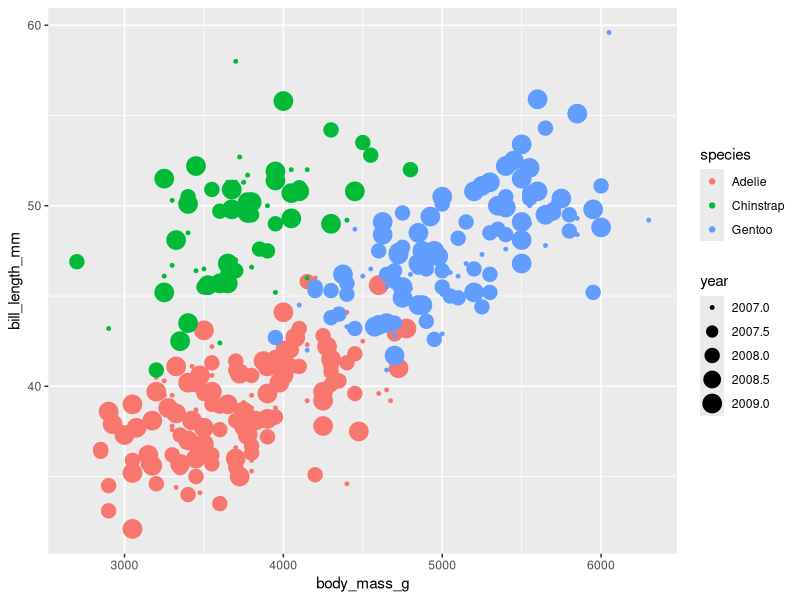
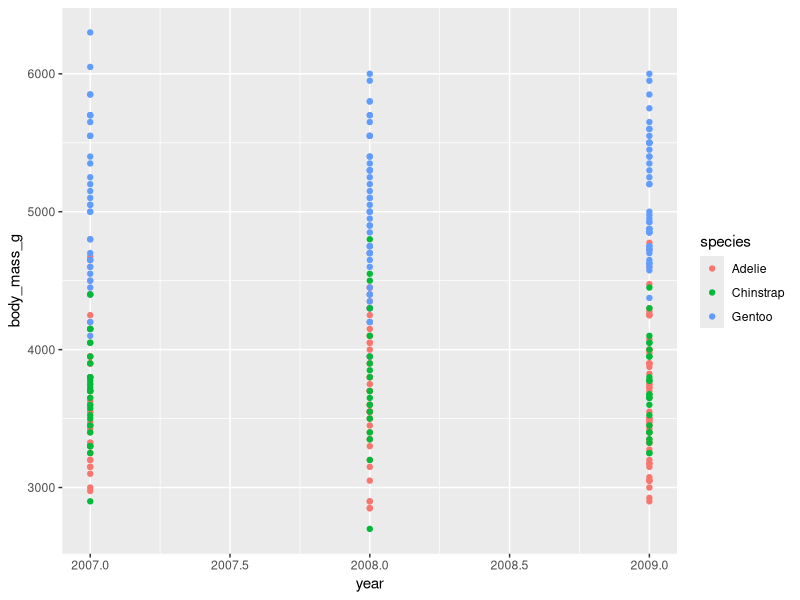
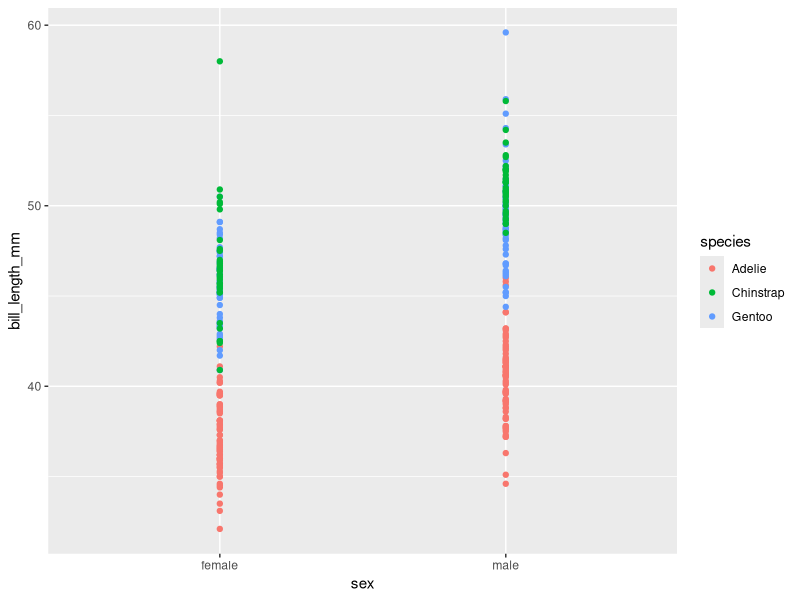
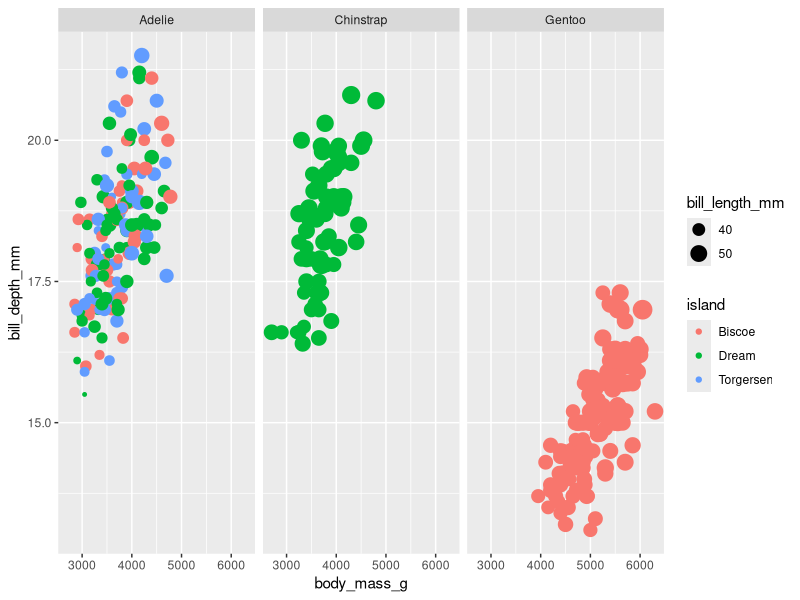

Recreate these plots in R, in order.
## ---- chunk 1
knitr::opts_chunk$set(echo = TRUE)
library(palmerpenguins)
library(tidyverse)
## ---- chunk 2

ggplot(data = penguins)+
  geom_point(mapping = aes(x = body_mass_g, y = bill_length_mm, size = year, color = species))
## ---- chunk 3

penguins %>% ggplot(aes(x = year, y = body_mass_g, color = species)) + geom_point()
## ---- chunk 4
pen_no_na <- penguins %>% filter(!is.na(sex))

pen_no_na %>% ggplot(aes(x = sex, y = bill_length_mm, color = species)) + geom_point()
## ---- chunk 5
penguins %>%
  ggplot(mapping = aes(x = body_mass_g, y=bill_depth_mm, color=island, size=bill_length_mm)) +
  geom_point()+
  facet_wrap(~species)
